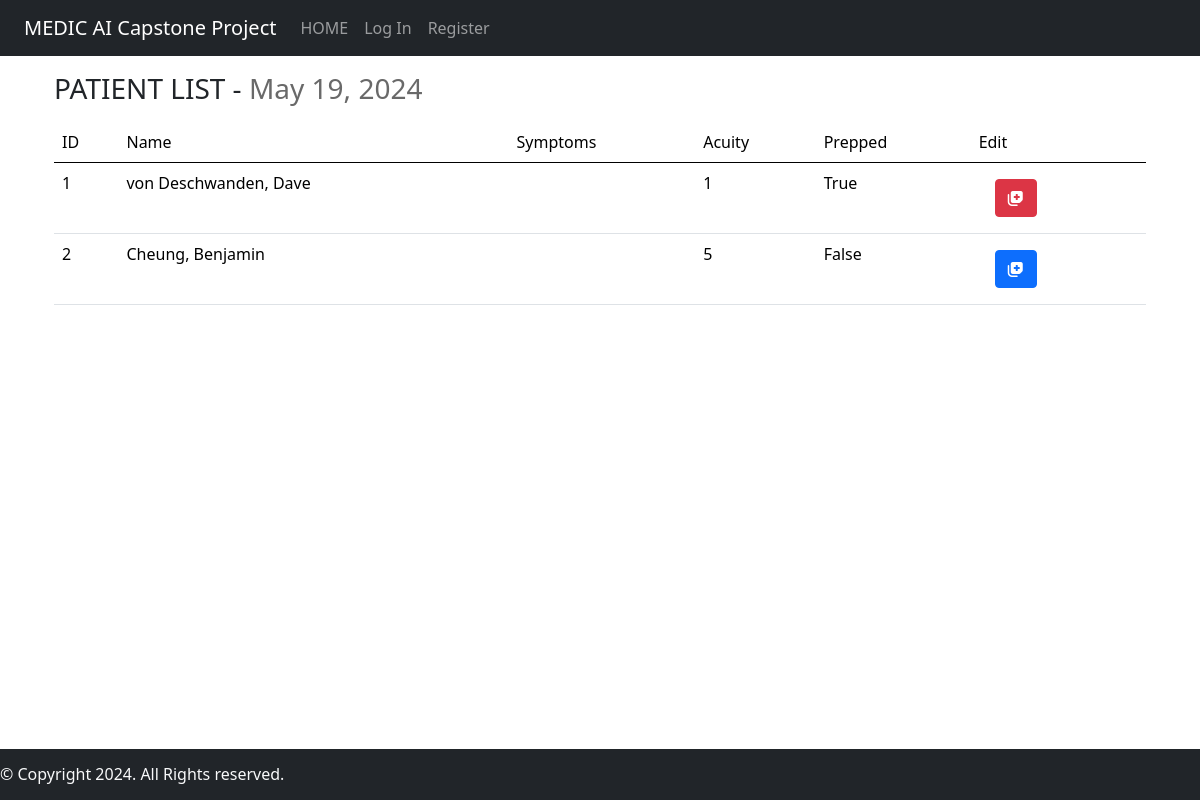
Page /patientlist on the earlier database version.
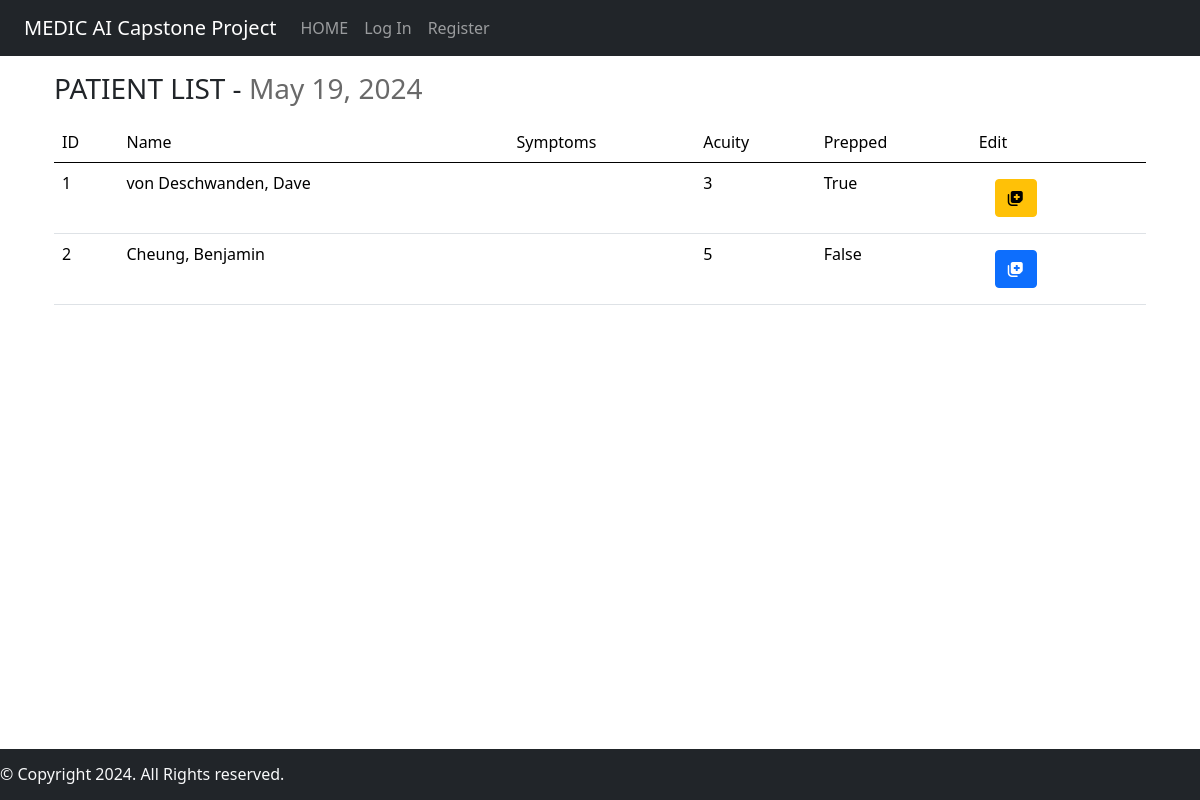
Same page on the later database version.
### medicAI/models.py (models this page shows)
class Hospital_Visit(models.Model):
    ACUITY_CHOICES = [
        ('1', '1'),
        ('2', '2'),
        ('3', '3'),
        ('4', '4'),
        ('5', '5'),
    ]
    patient = models.ForeignKey(Patient, on_delete=models.CASCADE)
    symptom_start_date = models.DateField(default=timezone.now, blank=True)
    acuity = models.CharField(max_length=1, choices=ACUITY_CHOICES, default='5')
    temperature = models.DecimalField(
        max_digits=3,
        decimal_places=1,
        null=True,
        blank=True,
        validators=[MinValueValidator(30), MaxValueValidator(45)]
    )
    heart_rate = models.IntegerField(null=True, blank=True)
    prescription = models.CharField(max_length=200, blank=True)
    diagnosis = models.CharField(max_length=200, blank=True)
    seen_nurse = models.BooleanField(default=False)
    er_doctor = models.ForeignKey(User, on_delete=models.CASCADE, null=True)
    symptoms = models.CharField(max_length=500, null=True, blank=True )

class Patient(models.Model):
    BLOOD_TYPE = [
        ('AB+', 'AB+'),
        ('AB-', 'AB-'),
        ('A+', 'A+'),
        ('A-', 'A-'),
        ('B+', 'B+'),
        ('B-', 'B-'),
        ('O+', 'O+'),
        ('O-', 'O-'),
    ]
    SEX_CHOICES = [
        ('Male', 'Male'),
        ('Female', 'Female'),
        ('Other', 'Other'),
    ]
    first_name = models.CharField(max_length=64)
    last_name = models.CharField(max_length=64)
    dob = models.DateField()
    address = models.CharField(max_length=64, blank=True)
    phone_number = models.CharField(max_length=10, blank=True)
    height = models.IntegerField(blank=True)
    weight = models.IntegerField(blank=True)
    sex = models.CharField(max_length=6, choices=SEX_CHOICES)
    ohip = models.CharField(max_length=12)
    blood_type = models.CharField(
        max_length=3,
        choices=BLOOD_TYPE,
        default="",
        blank=True
    )

### medicAI/views.py (the view)
# urls.py: path("patientlist", views.patientlist, name="patientlist"),
def patientlist(request):
    all_hospital_visits = Hospital_Visit.objects.all().order_by('acuity')
    print(all_hospital_visits)
    context = {
        "hospital_visits": all_hospital_visits,
        "date": datetime.today().date()
    }
    return render(request, "medicAI/patientlist.html", context)

### medicAI/templates/medicAI/patientlist.html (shortened to what this page needs)
{% extends "medicAI/layout.html" %}
{% load l10n %}
{% block body %}
    <div class="container">
        <h3 style="margin: 1rem 0;">PATIENT LIST - <span style="color: dimgray;">{{ date|localize }}</span></h3>
        {% if hospital_visits %}
        <table class="table table-hover">
            <thead>
                <tr>
                    <td class="col">ID</td>
                    <td class="col">Name</td>
                    <td class="col">Symptoms</td>
                    <td class="col">Acuity</td>
                    <td class="col">Prepped</td>
                    <td class="col">Edit</td>
                </tr>
            </thead>
            {% for visit in hospital_visits %}
            <tr>
                <td>{{ visit.id }}</td>
                <td>{{ visit.patient.last_name }}, {{ visit.patient.first_name }}</td>
                <td>
                </td>
                <td>{{visit.acuity}}</td>
                <td>{{visit.seen_nurse}}</td>
                <td class=" text-left">
                    {% if visit.acuity == "1" %}
                    <a class="nav-link link-light" href="{% url 'patientinfo' patient_id=visit.patient.id %}">
                        <button type="button" class="btn btn-danger">
                            <i class="fa-solid fa-notes-medical"></i>
                        </button>
                    </a>
                    {% elif visit.acuity > "1" and "4" > visit.acuity %}
                    <a class="nav-link link-light" href="{% url 'patientinfo' patient_id=visit.patient.id %}">
                        <button type="button" class="btn btn-warning">
                            <i class="fa-solid fa-notes-medical"></i>
                        </button>
                    </a>
                    {% else %}
                    <a class="nav-link link-light" href="{% url 'patientinfo' patient_id=visit.patient.id %}">
                        <button type="button" class="btn btn-primary">
                            <i class="fa-solid fa-notes-medical"></i>
                        </button>
                    </a>
                    {% endif %}
                </td>
            </tr>
            {% endfor %}
        </table>
        {% endif %}
    </div>
{% endblock %}

Differences in the rows shown:
changed Hospital_Visit "True": acuity "1" → "3"
